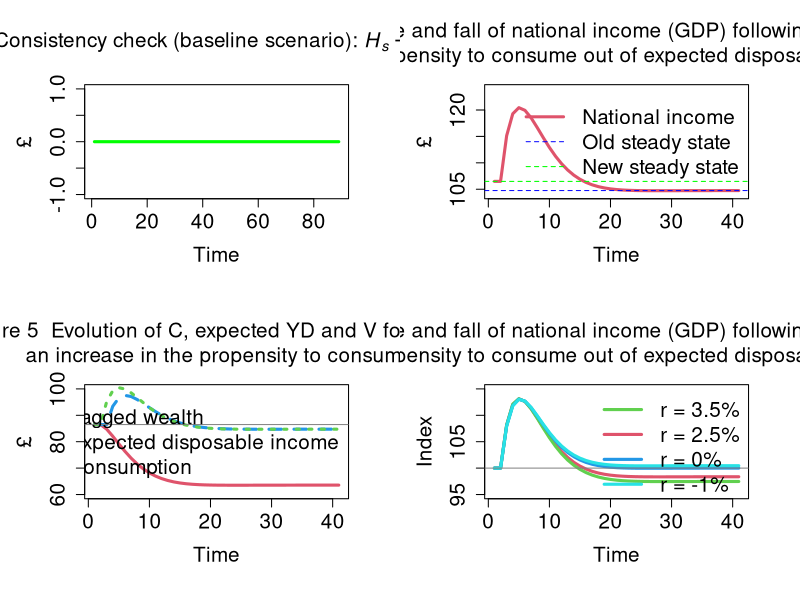

R code for this plot:
# Model PC-EX1 for R: main code
# from Wynne Godley and Marc Lavoie
# Monetary Economics
# Chapter 4 

# Version: 2 October 2023

################################################################################

#STEP 1: PREPARE THE WORK-SPACE

#Clear environment
rm(list=ls(all=TRUE))

#Clear plots
if(!is.null(dev.list())) dev.off()

#Clear console
cat("\014")

#Number of periods
nPeriods = 90

#Number of scenarios
nScenarios=6 

################################################################################

#STEP 2: SET THE COEFFICIENTS (EXOGENOUS VARIABLES AND PARAMETERS)
alpha1=matrix(data=0.6,nrow=nScenarios,ncol=nPeriods) #Propensity to consume out of income
alpha2=0.4 #Propensity to consume out of wealth
lambda0 = 0.635 #Autonomous share of bills
lambda1 = 5 #Elasticity of bills demand to interest rate
lambda2 = 0.01 #Elasticity of bills demand to yd/v
theta=0.2 #Tax rate on income
r_bar=matrix(data=0.025,nrow=nScenarios,ncol=nPeriods) #Interest rate as policy instrument

################################################################################

#STEP 3: CREATE VARIABLES AND ATTRIBUTE INITIAL VALUES
b_cb=matrix(data=21.62,nrow=nScenarios,ncol=nPeriods)#Government bills held by Central Bank
b_h=matrix(data=64.87,nrow=nScenarios,ncol=nPeriods) #Government bills held by households
b_s=matrix(data=b_h+b_cb,nrow=nScenarios,ncol=nPeriods) #Government bills supplied by government
cons=matrix(data=0,nrow=nScenarios,ncol=nPeriods) #Consumption 
g=matrix(data=20,nrow=nScenarios,ncol=nPeriods) #Government expenditure
h_h=matrix(data=21.62,nrow=nScenarios,ncol=nPeriods) #Cash money held by households
h_s=matrix(data=h_h,nrow=nScenarios,ncol=nPeriods) #Cash money supplied by central bank
r=matrix(data=r_bar,nrow=nScenarios,ncol=nPeriods) #Interest rate on government bills
t=matrix(data=0,nrow=nScenarios,ncol=nPeriods) #Taxes
v=matrix(data=b_h+h_h,nrow=nScenarios,ncol=nPeriods) #Households wealth
y=matrix(data=0,nrow=nScenarios,ncol=nPeriods) #Income = GDP
yd=matrix(data=90,nrow=nScenarios,ncol=nPeriods) #Disposable income of households
yd_e=matrix(data=yd,nrow=nScenarios,ncol=nPeriods) #Expected disposable income of households
v_e=matrix(data=v,nrow=nScenarios,ncol=nPeriods) #Expected wealth
b_d=matrix(data=b_h,nrow=nScenarios,ncol=nPeriods) #Demand for bonds
h_d=matrix(data=h_h,nrow=nScenarios,ncol=nPeriods) #Demand for cash

################################################################################

#STEP 4: RUN THE MODEL

#STEP 4.A: DEFINE THE LOOPS

#Choose scenario
for (j in 1:nScenarios){
  
  #Define time loop
  for (i in 2:nPeriods){
    
    #Define iterations
    for (iterations in 1:100){
      
      
      #STEP 4.B: ADD ALTERNATIVE SCENARIOS  
      
      #Shock 1: higher propensity to consume out of income
      if (i>=50 && j==2){alpha1[j,i]=0.7}
      
      #Shock 2: higher interest rate from scratch + higher propensity to consume
      if (j==3){r_bar[j,i]=0.035
                if (i>=50) {alpha1[j,i]=0.7}}
      
      #Shock 3: 0 interest rate from scratch + higher propensity to consume
      if (j==4){r_bar[j,i]=0
                if (i>=50) {alpha1[j,i]=0.7}}
      
      #Shock 4: negative interest rate from scratch + higher propensity to consume
      if (j==5){r_bar[j,i]=-0.01
                if (i>=50) {alpha1[j,i]=0.7}}
      
      
      #STEP 4.C: DEFINE THE SYSTEM OF EQUATIONS         
      
      #Determination of output - eq. 4.1
      y[j,i] = cons[j,i] + g[j,i]
      
      #Disposable income - eq. 4.2
      yd[j,i] = y[j,i] - t[j,i] + r[j,i-1]*b_h[j,i-1]
      
      #Tax payments - eq. 4.3
      t[j,i] = theta*(y[j,i] + r[j,i-1]*b_h[j,i-1])
      
      #Wealth accumulation - eq. 4.4
      v[j,i] = v[j,i-1] + (yd[j,i] - cons[j,i])
      
      #Consumption function - eq. 4.5e
      cons[j,i] = alpha1[j,i]*yd_e[j,i] + alpha2*v[j,i-1]
      
      #Demand for government bills - eq. 4.7e
      b_d[j,i] = v_e[j,i]*(lambda0 + lambda1*r[j,i] - lambda2*(yd_e[j,i]/v_e[j,i]))
      
      #Demand for cash money - eq. 4.13
      h_d[j,i] = v_e[j,i] - b_d[j,i]
      
      #Expected wealth - eq. 4.14
      v_e[j,i] = v[j,i-1] + (yd_e[j,i] - cons[j,i])
      
      #Cash money - eq. 4.6
      h_h[j,i] = v[j,i] - b_h[j,i]
      
      #Government bills held by households - eq. 4.15
      b_h[j,i] = b_d[j,i]
      
      #Supply of government bills - eq. 4.8
      b_s[j,i] = b_s[j,i-1] + (g[j,i] + r[j,i-1]*b_s[j,i-1]) - (t[j,i] + r[j,i-1]*b_cb[j,i-1])
      
      #Supply of cash - eq. 4.9
      h_s[j,i] = h_s[j,i-1] + b_cb[j,i] - b_cb[j,i-1]
      
      #Government bills held by the central bank - eq. 4.10
      b_cb[j,i] = b_s[j,i] - b_h[j,i]
      
      #Interest rate as policy instrument - eq. 4.11
      r[j,i] = r_bar[j,i]
      
      #Expected disposable income - eq. 4.16
      yd_e[j,i] = yd[j,i-1]
      
      }
    }
  }

################################################################################

#STEP 5: CONSISTENCY CHECK (REDUNDANT EQUATION)

#Create consistency statement 
aerror=0
error=0
for (i in 2:(nPeriods-1)){error = error + (h_s[1,i]-h_h[1,i])^2}
aerror = error/nPeriods
if ( aerror<0.01 ){cat(" *********************************** \n Good news! The model is watertight! \n", "Average error =", aerror, "< 0.01 \n", "Cumulative error =", error, "\n ***********************************")} else{
  if ( aerror<1 && aerror<1 ){cat(" *********************************** \n Minor issues with model consistency \n", "Average error =", aerror, "> 0.01 \n", "Cumulative error =", error, "\n ***********************************")}
  else{cat(" ******************************************* \n Warning: the model is not fully consistent! \n", "Average error =", aerror, "> 1 \n", "Cumulative error =", error, "\n *******************************************")} }      

#Plot redundant equation
layout(matrix(c(1,2,3,4), 2, 2, byrow = TRUE))
par(mar = c(5.1+1, 4.1+1, 4.1+1, 2.1+1))
plot(h_s[1,2:nPeriods]-h_h[1,2:nPeriods], type="l", col="green",lwd=3,lty=1,font.main=1,cex.main=1.5,
     main=expression("Consistency check (baseline scenario): " * italic(H[phantom("")]["s"]) - italic(H[phantom("")]["h"])),
     cex.axis=1.5,cex.lab=1.5,ylab = '£',
     xlab = 'Time',ylim = range(-1,1))

################################################################################

#STEP 6: CREATE AND DISPLAY GRAPHS

#Set layout
#layout(matrix(c(1,2), 1, 2, byrow = TRUE))
par(mar = c(5.1+1, 4.1+1, 4.1+1, 2.1+1))

#Figure 4 - Note: figure 4.5 in the text
plot(y[2,48:88],type="l", col=2, lwd=3, lty=1, font.main=1,cex.main=1.5,
     main="Figure 4  Rise and fall of national income (GDP) following an increase in \n the propensity to consume out of expected disposable income",
     ylab = '£',xlab = 'Time',ylim = range(104,124),cex.axis=1.5,cex.lab=1.5)
abline(h=y[2,48],col="green",lty=2)
abline(h=y[2,nPeriods],col="blue",lty=2)
legend("right",c("National income","Old steady state","New steady state"),  bty = "n",
       cex=1.5, lty=c(1,2,2), lwd=c(3,1,1), col = c(2,"blue","green"), box.lty=0)

#Figure 5 - Note: figure 4.6 in the text
plot(v[2,48:88],type="l", col=2, lwd=3, lty=1, font.main=1,cex.main=1.5, main="Figure 5  Evolution of C, expected YD and V following \n an increase in the propensity to consume",
     ylab = '£',xlab = 'Time',ylim = range(60,100),cex.axis=1.5,cex.lab=1.5)
lines(yd_e[2,48:88],type="l", col=4, lwd=3, lty=2)
lines(cons[2,48:88],type="l", col=3, lwd=3, lty=3)
abline(h=v[2,48],col="gray50",lty=1)
legend("right",c("Lagged wealth","Expected disposable income","Consumption"),  bty = "n",
       cex=1.5, lty=c(1,2,3), lwd=c(3,3,3), col = c(2,4,3), box.lty=0)

#Figure 4 - Note: figure 4.5 in the text
#layout(matrix(c(1), 1, byrow = TRUE))
plot(100*y[2,48:88]/y[2,48],type="l", col=2, lwd=3, lty=1, font.main=1,cex.main=1.5,
     main="Figure 6  Rise and fall of national income (GDP) following an increase in \n the propensity to consume out of expected disposable income",
     ylab = 'Index',xlab = 'Time',ylim = range(95,115),cex.axis=1.5,cex.lab=1.5)
lines(100*y[3,48:88]/y[3,48],type="l", col=3, lwd=3, lty=1)
lines(100*y[4,48:88]/y[4,48],type="l", col=4, lwd=3, lty=1)     
lines(100*y[5,48:88]/y[5,48],type="l", col=5, lwd=3, lty=1)     
abline(h=100,col="gray50",lty=1)
legend("topright",c("r = 3.5%","r = 2.5%","r = 0%","r = -1%"),  bty = "n",
       cex=1.5, lty=c(1,1,1,1), lwd=c(3,3,3,3), col = c(3,2,4,5), box.lty=0)
